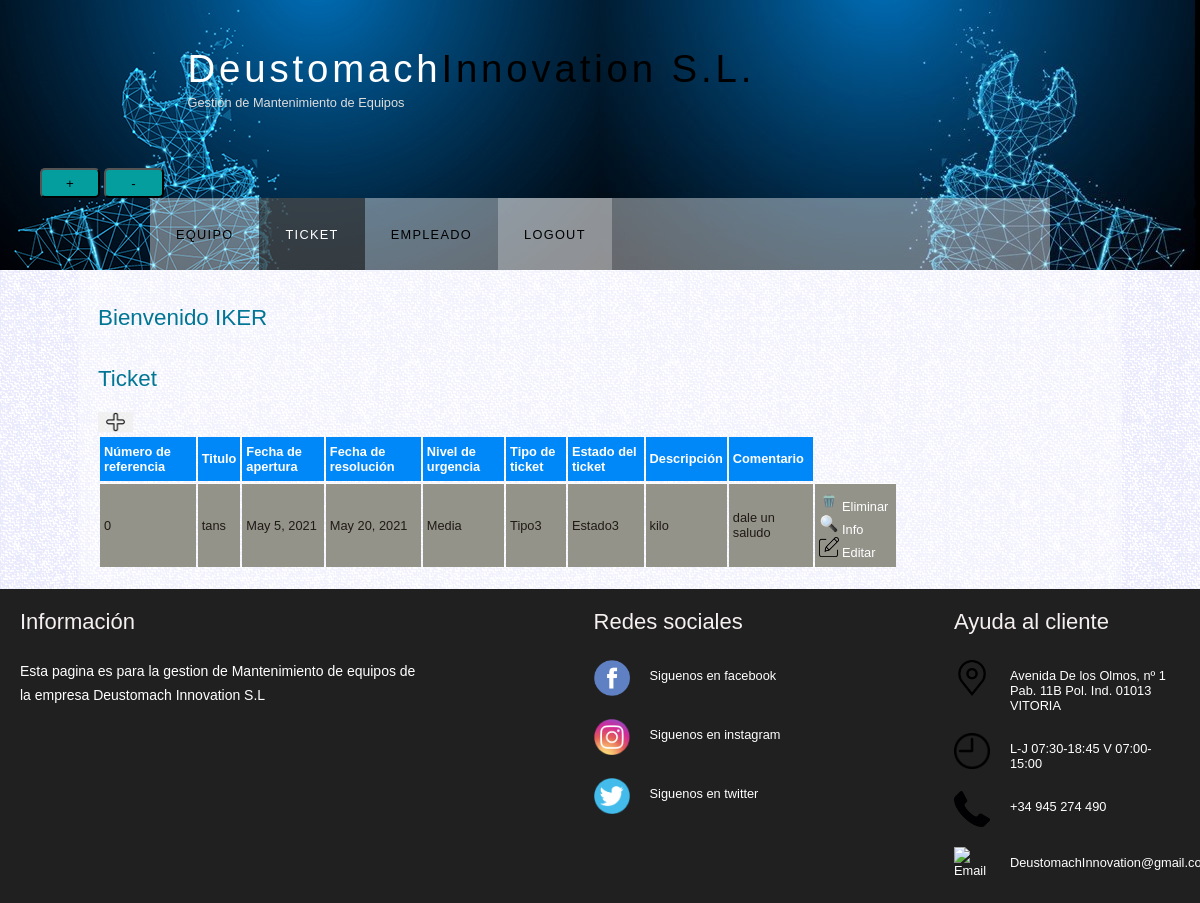
Screenshot of /myapp/listaTicket/ (signed in) with the database file from the repository.
### myapp/models.py (models this page shows)
class Ticket(models.Model):
   numero_referencia = models.IntegerField(default=0)
   titulo = models.CharField(max_length =50)
   descripcion = models.TextField(max_length =1000)
   fecha_apertura = models.DateField()
   fecha_resolucion = models.DateField()
   nivel_urgencia = models.CharField(max_length = 50)
   tipo_ticket = models.CharField(max_length=50)
   estado_ticket = models.CharField(max_length=50)
   comentario = models.TextField(max_length =1000)
   FK_Equipo_ID = models.ForeignKey(Equipo, on_delete=models.CASCADE)
   FK_Empleado_ID = models.ForeignKey(Empleado, on_delete=models.CASCADE)

### myapp/views.py (the view)
# urls.py: path('myapp/listaTicket/', login_required(TicketListView.as_view(), login_url='http://127.0.0.1:8000/myapp/login/'), name='ListaTicket'),
class TicketListView(ListView):
    model = Ticket
    template_name = 'listaTicket.html'

### myapp/templates/listaTicket.html
{% extends 'base2.html' %}
{% load static %}
{% block main %}
      <div id="contenido">
        <h1>Ticket</h1>
        <a href="http://127.0.0.1:8000/myapp/createTicket/" class="crear" > <img src="{% static 'imagenes/mas.png' %}" width="35px"> </a>
        <table>
          <thead>
            <tr>
                <th class="cabecera">Número de referencia</th>
                <th class="cabecera">Titulo</th>
                <th class="cabecera">Fecha de apertura</th>
                <th class="cabecera">Fecha de resolución</th>
                <th class="cabecera">Nivel de urgencia</th>
                <th class="cabecera">Tipo de ticket</th>
                <th class="cabecera">Estado del ticket</th>
                <th class="cabecera">Descripción</th>
                <th class="cabecera">Comentario</th>
            </tr>
        </thead>
        <tbody>
            {% if object_list %}
            {% for ticket in object_list %}
            <tr>
                <td>{{ ticket.numero_referencia }}</td>
                <td>{{ ticket.titulo}}</td>
                <td>{{ ticket.fecha_apertura }}</td>
                <td>{{ ticket.fecha_resolucion }}</td>
                <td>{{ ticket.nivel_urgencia }}</td>
                <td>{{ ticket.tipo_ticket }}</td>
                <td>{{ ticket.estado_ticket }}</td>
                <td>{{ ticket.descripcion }}</td>
                <td>{{ ticket.comentario }}</td>
                <td>
                  <a href="{% url 'reto:DeleteTicket' ticket.id %}"><img src="{% static 'imagenes/basura.png' %}" width="20px" height="20pxs"> Eliminar </a>
                  <a href="{% url 'reto:DetailTicket' ticket.id %}"> <img src="{% static 'imagenes/search.png' %}" width="20px" height="20pxs"> Info </a> <br>
                  <a href="{% url 'reto:UpdateTicket' ticket.id %}"> <img src="{% static 'imagenes/editar.png' %}" width="20px" height="20pxs"> Editar</a>
                </td>
            </tr>
            {% endfor %}
            {% else %}
            <h1>No hay tickets disponibles actualmente</h1>
            {% endif %}
        </tbody>
        </table>
      </div>
{% endblock %}

### myapp/templates/base2.html (shortened to what this page needs)
{% load static %}
<!DOCTYPE HTML>
<html lang="es">
<head>
  <link rel="stylesheet" type="text/css" href="{% static 'style/style.css' %}" title="style" />
  <link rel="stylesheet" href="{% static 'style/Contenido.css' %}">
  <link rel="stylesheet" href="{% static 'style/footer.css' %}">
  <link rel="stylesheet" href="{% static 'style/boton.css' %}">
</head>
  <body>
    <div id="main">
      <div id="header">
        <div id="logo">
          <div id="logo_text">
            <h1><a href="http://127.0.0.1:8000/myapp/listaEquipo/">Deustomach<span class="logo_colour">Innovation S.L.</span></a></h1>
            <h2>Gestión de Mantenimiento de Equipos</h2>
          </div>
        </div>
        <div id="zoom">
          <button id="boton3" onclick="masZoom()" >+</button>
          <button id="boton4" onclick="menosZoom()">-</button>
        </div>
        <div id="menubar">
          <ul id="menu">
            <li><a href="http://127.0.0.1:8000/myapp/listaEquipo/">Equipo</a></li>
            <li class="selected"><a href="http://127.0.0.1:8000/myapp/listaTicket/">Ticket</a></li>
            <li><a href="http://127.0.0.1:8000/myapp/listaEmpleado/">Empleado</a></li>
            <li id="logout"><a href="http://127.0.0.1:8000/myapp/logout/">Logout</a></li>
          </ul>
        </div>
      </div>
      <div id="zona_contenido">
        <h1>Bienvenido {{user.username | upper}}</h1>
        {% block main %}
        {% endblock %}
      </div>
      <div id="footer">
        <div class="cuerpo-entero">
          <div class="cuerpo">
            <div class="columna1">
              <h4>
                Información
              </h4>
              <p>
                Esta pagina es para la gestion de Mantenimiento de equipos de la empresa Deustomach Innovation S.L
              </p>
            </div>
            <div class="columna2">
              <h4>
                Redes sociales
              </h4>
              <div class="fila">
                <a href="https://es-es.facebook.com/"><img src="{% static 'imagenes/facebook.png' %}" alt="facebook" width="36px" height="36px"> </a>
                <label> Siguenos en facebook</label>
              </div>
              <div class="fila">
                <a href="https://www.instagram.com/"><img src="{% static 'imagenes/instagram.png' %}" alt="instagram" width="36px" height="36px"> </a>
                <label> Siguenos en instagram</label>
              </div>
              <div class="fila">
                <a href="https://twitter.com/?lang=es"><img src="{% static 'imagenes/twitter.png' %}" alt="twitter" width="36px" height="36px"> </a>
                <label> Siguenos en twitter</label>
              </div>
            </div>
            <div class="columna3">
              <h4>
                Ayuda al cliente
              </h4>
              <div class="fila2">
                <a href="https://www.google.es/maps/search/Avenida+De+los+Olmos,+n%C2%BA+1+Pab.+11B+Pol.+Ind.+01013+VITORIA/@42.8739268,-2.6518166,19.32z?hl=es"><img src="{% static 'imagenes/localizador.png' %}" alt="Dirección" width="36px" height="36px"></a>
                <label> Avenida De los Olmos, nº 1 Pab. 11B
                  Pol. Ind.
                  01013 VITORIA
                </label>
              </div>
              <div class="fila2">
                <img src="{% static 'imagenes/reloj.png' %}" alt="Horario" width="36px" height="36px">
                <label> L-J 07:30-18:45 V 07:00-15:00 </label>
              </div>
              <div class="fila2">
                <img src="{% static 'imagenes/telefono.png' %}" alt="Telefono" width="36px" height="36px">
                <label> +34 945 274 490 </label>
              </div>
              <div class="fila2">
                <img src="{% static 'imagenes/email.png' %}" alt="Email" width="36px" height="36px">
                <label> DeustomachInnovation@gmail.com </label>
              </div>
            </div>
          </div>
        </div>
      </div>
    </div>
  </body>
</html>

### myapp/static/style/style.css (style rules this page uses)
html { height: 100%; }
* { margin: 0; padding: 0; }
body { font: normal .80em 'trebuchet ms', arial, sans-serif; background: #F0EFE2 url(../imagenes/background.png) repeat; color: #777; }
p { padding: 0 0 20px 0; line-height: 1.7em; }
img { border: 0; }
h1, h3 { font: normal 175% 'century gothic', arial, sans-serif; color: #007694; margin: 0 0 15px 0; padding: 15px 0 5px 0; }
h2 { font: normal 175% 'century gothic', arial, sans-serif; color: #000; }
h4 { margin: 0; padding: 0 0 5px 0; font: normal 120% arial, sans-serif; color: rgb(247, 240, 240); }
a { text-decoration: none; color: rgb(255, 255, 255); }
ul { margin: 2px 0 22px 17px; }
ul li { list-style-type: circle; margin: 0 0 6px 0; padding: 0 0 4px 5px; }
li { color: rgb(255, 255, 255); }
#main, #logo, #menubar, #zona_contenido, #footer { margin-left: auto; margin-right: auto; }
#header { background: #1D1D1D url(../imagenes/header.png) no-repeat; background-size: 100%; }
#logo { width: 825px; position: relative; height: 168px; }
#logo #logo_text { position: absolute; top: 25px; left: 0; }
#logo h1, #logo h2 { font: normal 300% 'century gothic', arial, sans-serif; border-bottom: 0; text-transform: none; margin: 0; }
#logo_text h1, #logo_text h1 a, #logo_text h1 a:hover { padding: 22px 0 0 0; color: #FFF; letter-spacing: 0.1em; text-decoration: none; }
#logo_text h1 a .logo_colour { color: #000; }
#logo_text h2 { font-size: 100%; padding: 4px 0 0 0; color: #DDD; }
#menubar { width: 900px; height: 72px; padding: 0; background: transparent url(/imagenes/transparent_light.png) repeat; }
ul#menu, ul#menu li { float: left; margin: 0; padding: 0; }
ul#menu li { list-style: none; }
ul#menu li a { letter-spacing: 0.1em; font: normal 100% arial, sans-serif; display: block; float: left; height: 37px; padding: 29px 26px 6px 26px; text-align: center; color: #000; text-transform: uppercase; text-decoration: none; background: transparent; }
ul#menu li a:hover, ul#menu li.selected a, ul#menu li.selected a:hover { color: #FFF; background: transparent url(../imagenes/transparent.png) repeat; }
#logout { background-color: rgba(255, 255, 255, 0.267); }
table { margin: auto; }
table tr th, table tr td { background: #0088f8; color: #FFF; padding: 7px 4px; text-align: left; }
table tr td { background: #94938a; color: #1f1a15; border-top: 1px solid #FFF; }

### myapp/static/style/Contenido.css (style rules this page uses)
#zona_contenido { width: 1000px; overflow: hidden; margin: 0 auto 0 auto; padding: 20px 24px 20px 20px; background: transparent url(../imagenes/transparent_light.png) repeat; }
#contenido { text-align: left; width: 80%; padding: 0; }

### myapp/static/style/footer.css (style rules this page uses)
#footer { width: 100%; box-sizing: border-box; background: #202020; color: white; padding: 20px; }
.cuerpo-entero { width: 100%; max-width: 1200px; margin: auto; }
.cuerpo { display: flex; justify-content: space-between; }
.columna1 { max-width: 400px; }
.columna1 h4 { font-size: 22px; }
.columna1 p { font-size: 14px; margin-top: 20px; }
.columna2 { max-width: 400px; }
.columna2 h4 { font-size: 22px; }
.fila { margin-top: 20px; display: flex; }
.fila label { margin-top: 8px; margin-left: 20px; }
.columna3 { max-width: 400px; }
.columna3 h4 { font-size: 22px; }
.fila2 { margin-top: 20px; display: flex; }
.fila2 label { margin-top: 8px; margin-left: 20px; max-width: 170px; }

### myapp/static/style/boton.css (style rules this page uses)
#zoom { height: auto; margin-left: 40px; }
#boton3 { display: inline-block; height: 30px; width: 60px; background: rgb(4, 158, 158); border-radius: 5px; }
#boton4 { display: inline-block; height: 30px; width: 60px; background: rgb(4, 158, 158); border-radius: 5px; }

### rows the page displays
Ticket: numero_referencia "0", titulo "tans", fecha_apertura "May 5, 2021", fecha_resolucion "May 20, 2021", nivel_urgencia "Media", tipo_ticket "Tipo3", estado_ticket "Estado3", descripcion "kilo", comentario "dale un saludo"

### other values shown
{{ user.username | upper }} "IKER"
